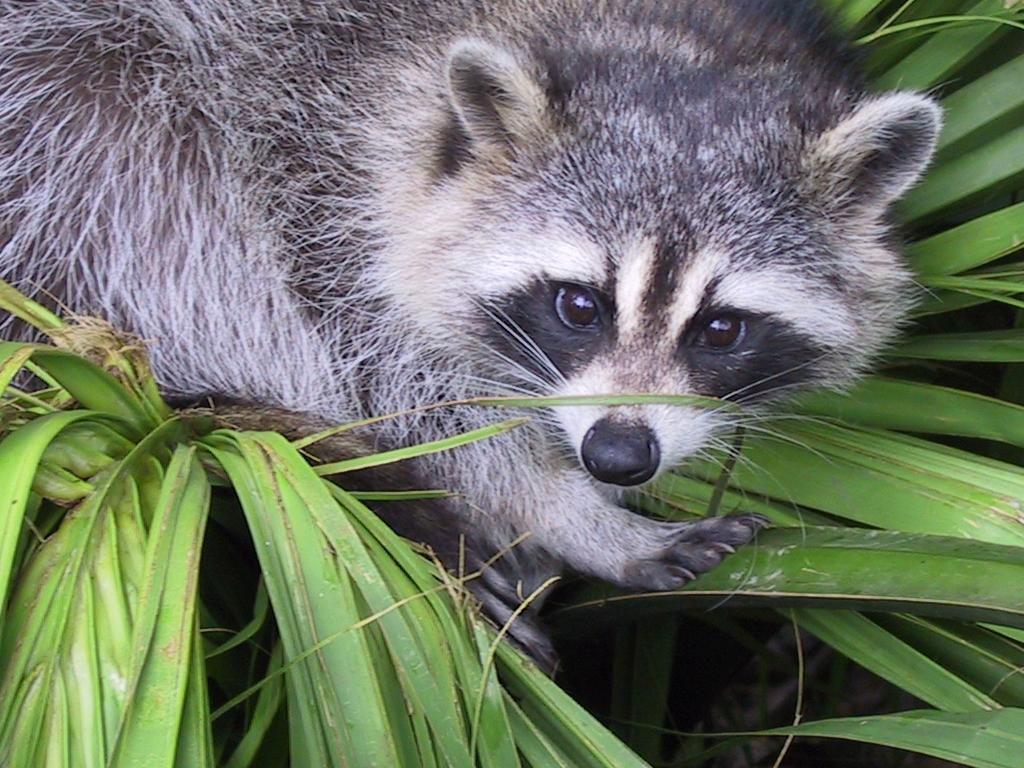
#> input picture python_1/ex03/animal.jpeg, 1024 x 768 px
$ python zoom.py
#> lines starting #> are read from the running program, lines starting #| are printed output that depends on the picture
### python_1/ex03/load_image.py
from matplotlib import image
from matplotlib import pyplot
import cv2 as cv2

def load_image(path):
#> called with path = './animal.jpeg'
    try:
        image_bgr = cv2.imread(path)
#> image_bgr is the input picture: shape (768, 1024, 3); mean B, G, R 102.1, 117.7, 110.7
        image_rgb = cv2.cvtColor(image_bgr, cv2.COLOR_BGR2RGB)
        print(image_rgb.shape)
#| (768, 1024, 3)
        return (image_rgb)
    except Exception as err:
        print("Error:", err)

### python_1/ex03/zoom.py
import cv2 as cv2
from load_image import load_image

def ft_zoom(image_array):
    (x, y, z) = image_array.shape
#> x = 768; y = 1024; z = 3

    xoff = int(x / 2)
#> xoff = 384
    yoff = int(y / 2)
#> yoff = 512
    if xoff < 400:
        xoff = 400
    cropped_image = image_array[xoff - 400:xoff, yoff:yoff+400, 0:1]
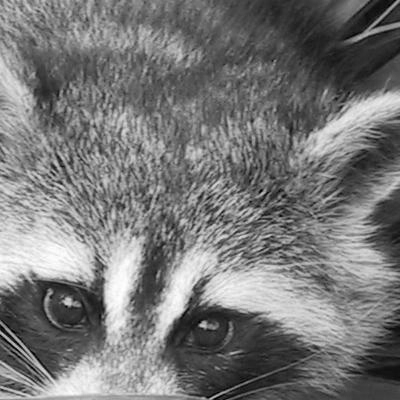
#> cropped_image: shape (400, 400, 1); min 0, max 255, mean 119.3

    print(cropped_image.shape)
#| (400, 400, 1)

    cv2.imshow('test', image_array)
    cv2.imshow('Zoomed Image', cropped_image)
    cv2.waitKey(0)
    cv2.destroyAllWindows()

imag = load_image('./animal.jpeg')
ft_zoom(imag)
